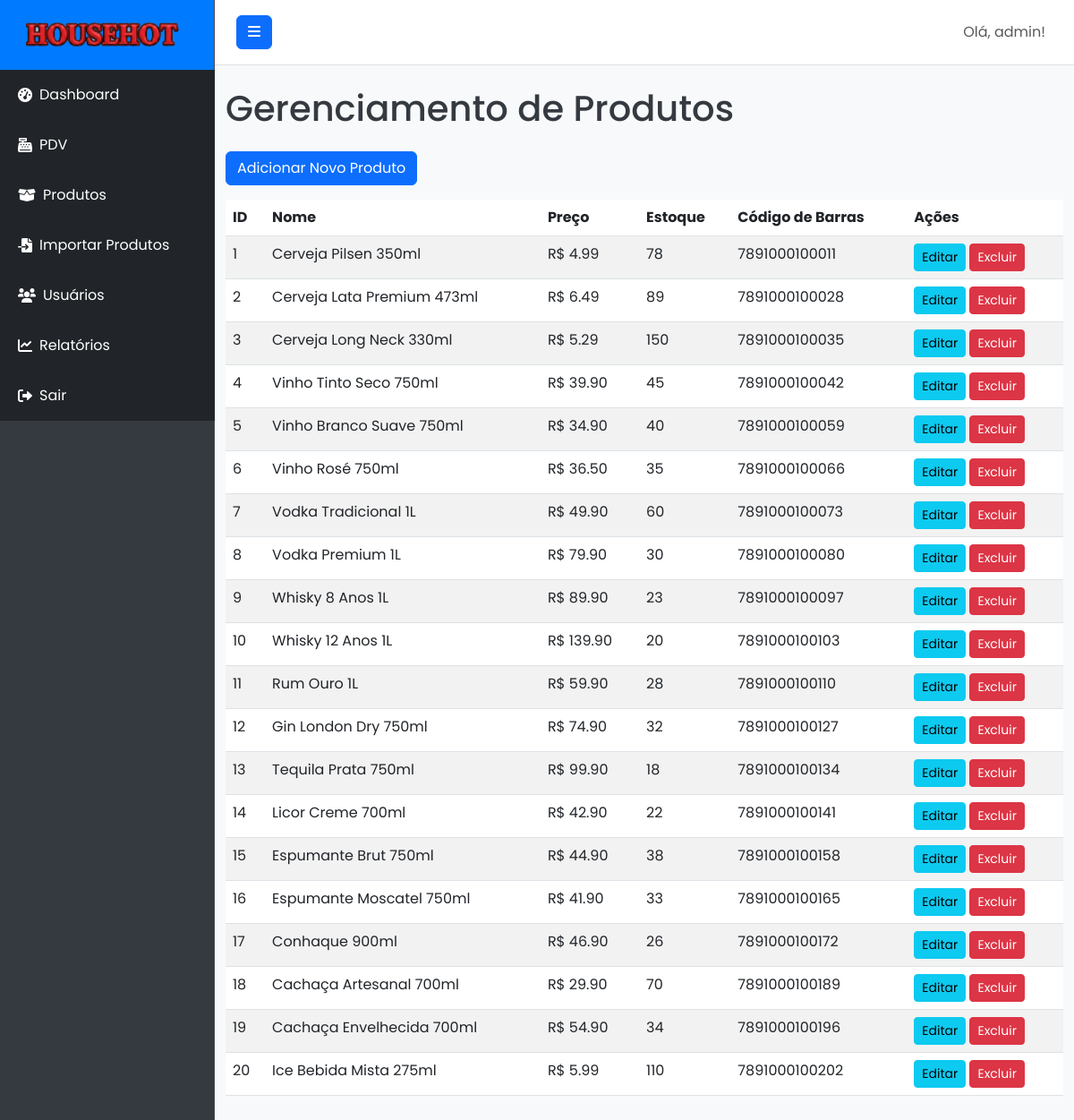
Page /products (signed in) on the earlier database version.
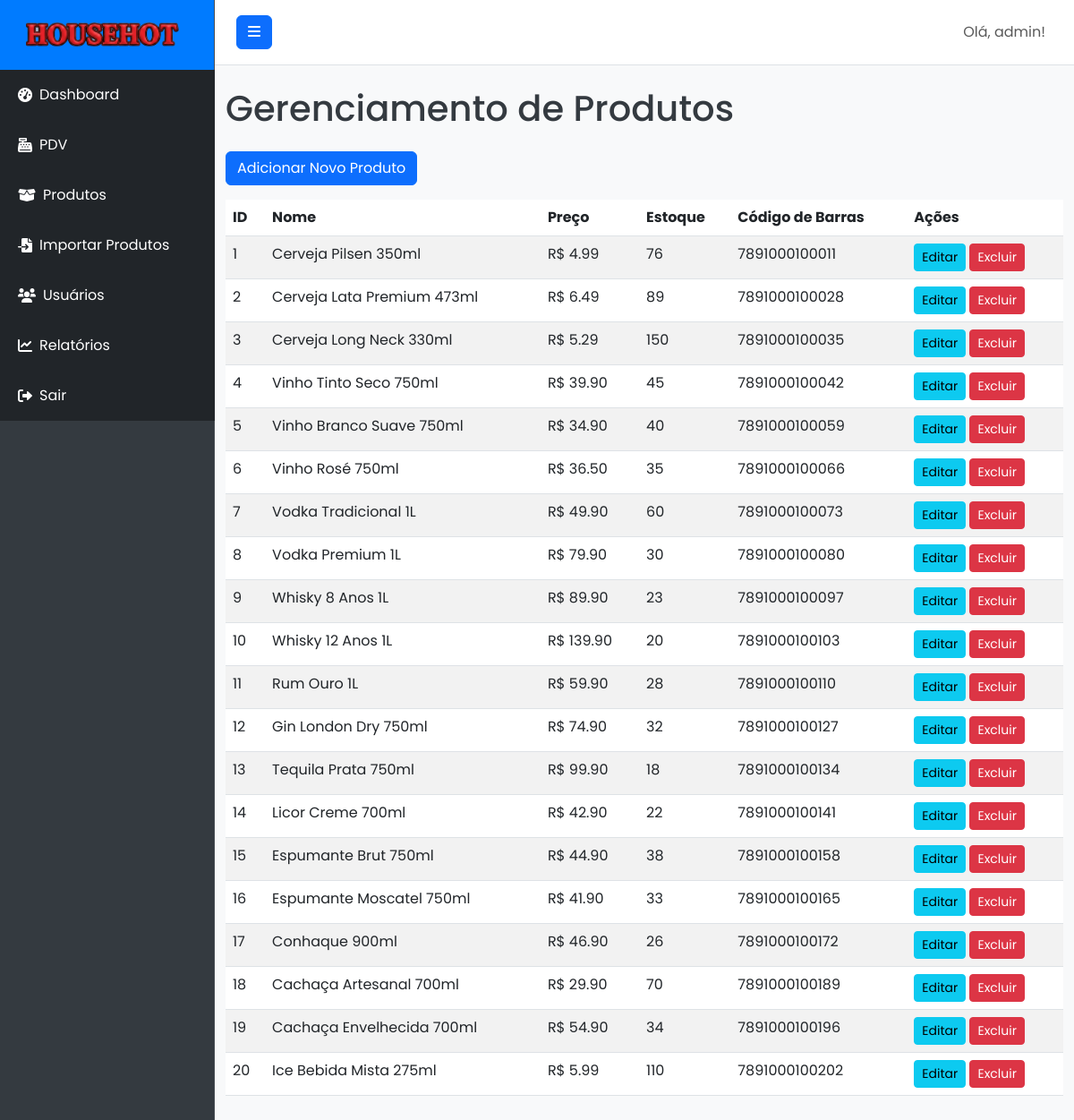
Same page on the later database version.
### models.py (models this page shows, shortened)
class Product(db.Model):
    id = db.Column(db.Integer, primary_key=True)
    name = db.Column(db.String(100), nullable=False)
    description = db.Column(db.Text, nullable=True)
    price = db.Column(db.Numeric(10, 2), nullable=False)
    stock = db.Column(db.Integer, default=0)
    barcode = db.Column(db.String(100), unique=True, nullable=True) # Código de barras opcional

### routes.py (the view)
@main_bp.route('/products')
@admin_required
def products():
    products = Product.query.all()
    return render_template('products.html', products=products)

### app.py (called while the page is built)
def create_app():
    app = Flask(__name__, instance_relative_config=True)
    app.config.from_object('config.Config')
    try:
        app.config.from_pyfile('config.py')
    except FileNotFoundError:
        pass
    db.init_app(app)
    login_manager.init_app(app)
    migrate.init_app(app, db) # Inicializa Flask-Migrate com o app e o db
    login_manager.login_view = 'main.login'
    login_manager.login_message_category = 'info'
    login_manager.login_message = 'Por favor, faça login para acessar esta página.'
    @login_manager.user_loader
    def load_user(user_id):
        return User.query.get(int(user_id))
    app.register_blueprint(main_bp)
    return app

### models.py (called while the page is built)
    def is_admin(self):
        return self.role == 'admin'

### routes.py (called while the page is built)
def admin_required(f):
    @wraps(f)
    @login_required
    def decorated_function(*args, **kwargs):
        if not current_user.is_admin():
            flash('Você não tem permissão para acessar esta página.', 'danger')
            return redirect(url_for('main.dashboard'))
        return f(*args, **kwargs)
    return decorated_function

### templates/products.html (shortened to what this page needs)
{% extends "base.html" %}
{% block content %}
<h1 class="mb-4">Gerenciamento de Produtos</h1>
<a href="{{ url_for('main.add_product') }}" class="btn btn-primary mb-3">Adicionar Novo Produto</a>
<table class="table table-striped table-hover">
    <thead>
        <tr>
            <th>ID</th>
            <th>Nome</th>
            <th>Preço</th>
            <th>Estoque</th>
            <th>Código de Barras</th>
            <th>Ações</th>
        </tr>
    </thead>
    <tbody>
        {% for product in products %}
        <tr>
            <td>{{ product.id }}</td>
            <td>{{ product.name }}</td>
            <td>R$ {{ "%.2f"|format(product.price) }}</td>
            <td>{{ product.stock }}</td>
            <td>{{ product.barcode if product.barcode else 'N/A' }}</td>
            <td>
                <a href="{{ url_for('main.edit_product', product_id=product.id) }}" class="btn btn-sm btn-info">Editar</a>
                <form action="{{ url_for('main.delete_product', product_id=product.id) }}" method="POST" style="display:inline;">
                    <button type="submit" class="btn btn-sm btn-danger" onclick="return confirm('Tem certeza que deseja excluir este produto?');">Excluir</button>
                </form>
            </td>
        </tr>
        {% else %}
        <tr>
            <td colspan="6" class="text-center">Nenhum produto cadastrado.</td>
        </tr>
        {% endfor %}
    </tbody>
</table>
{% endblock %}

Differences in the rows shown:
changed Product "Cerveja Pilsen 350ml": stock "78" → "76"
